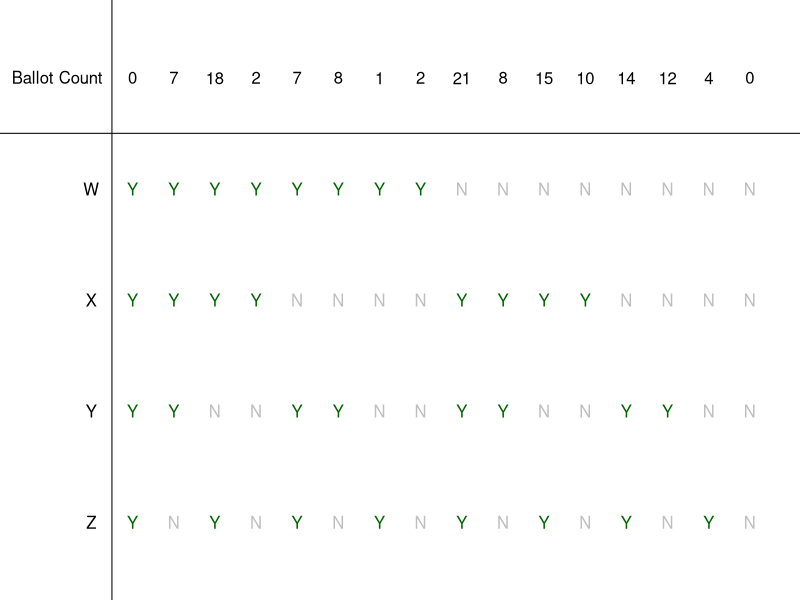
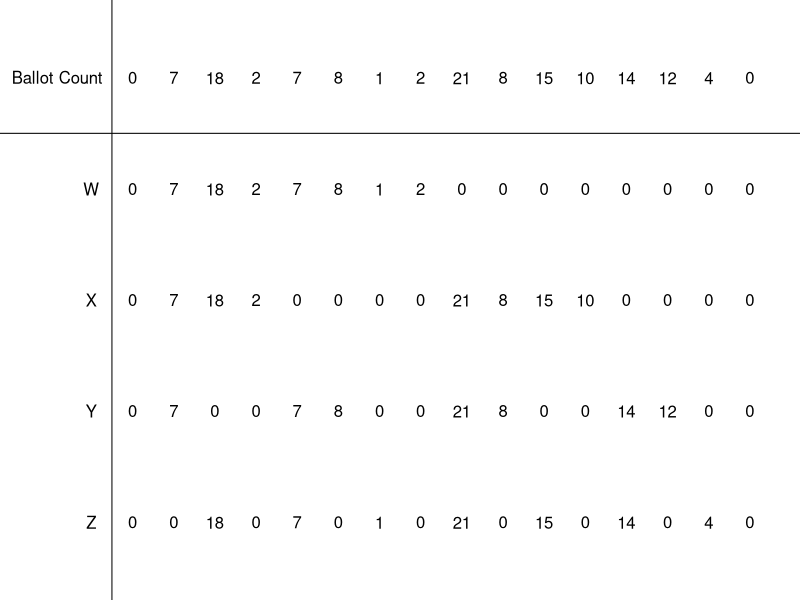

The R script that drew these images, in order:
## ---- chunk 1
# This problem assumes 4 candidates.
# 14 Yes/No ballots are represented (not all yes or all no)
# Each ballot count at top... total votes between 40 and 200

while(T){
    nv = sample(40:200,1)
    counts = c(0,diff(c(0,sort(sample(1:(nv-1),13)),nv)),0)
    ballots = list(c(1,1,1,1),
                   c(1,1,1,0),
                   c(1,1,0,1),
                   c(1,1,0,0),
                   c(1,0,1,1),
                   c(1,0,1,0),
                   c(1,0,0,1),
                   c(1,0,0,0),
                   c(0,1,1,1),
                   c(0,1,1,0),
                   c(0,1,0,1),
                   c(0,1,0,0),
                   c(0,0,1,1),
                   c(0,0,1,0),
                   c(0,0,0,1),
                   c(0,0,0,0))
    votes = rep(0,4)
    for(i in 1:16){
        votes = votes+counts[i]*ballots[[i]]
    }
    if(length(unique(votes))==4 && min(votes)>5){
        break
    }
}

extras = c(votes-1,votes+1,votes-2,votes+2,votes-3,votes+3,votes-4,votes+4)
ach = votes
ppp = 1
while(length(ach)<10){
    ppp = ppp+1
    if(ppp<10){
        ach = sort(unique(c(ach,sample(extras,1))))
    } else {
        ach = sort(unique(c(ach,sample(1:100,1))))
    }
}

cans = c("W","X","Y","Z")

sol1 = paste0(1*(ach==votes[1]),collapse="")
sol2 = paste0(1*(ach==votes[2]),collapse="")
sol3 = paste0(1*(ach==votes[3]),collapse="")
sol4 = paste0(1*(ach==votes[4]),collapse="")
sol5 = paste0(1*(max(votes)==votes),collapse="")

al1 = paste0("* ",ach,collapse="\n")
al5 = paste0("* Candidate ",cans,collapse="\n")

## ---- chunk 2
par(mar=c(0,0,0,0))
plot(0,0,"n",xlim=c(-1,16+1),ylim=c(0,4+1),axes=F,ann=F)
abline(v=1)
abline(h=4)
text(1,4+0.5,"Ballot Count",adj=1.1)
for(i in 1:4){
    text(0.5,4-i+0.5,cans[i])
}
for(j in 1:16){
    text(j+0.5,4+0.5,counts[j])
}
for(i in 1:4){
    for(j in 1:16){
        if(ballots[[j]][i]==1){
            text(j+0.5,4-i+0.5,"Y",col="darkgreen")
        } else {
            text(j+0.5,4-i+0.5,"N",col="grey")
        }
        
    }
}
## ---- chunk 3
par(mar=c(0,0,0,0))
plot(0,0,"n",xlim=c(-1,16+1),ylim=c(0,4+1),axes=F,ann=F)
abline(v=1)
abline(h=4)
text(1,4+0.5,"Ballot Count",adj=1.1)
for(i in 1:4){
    text(0.5,4-i+0.5,cans[i])
}
for(j in 1:16){
    text(j+0.5,4+0.5,counts[j])
}
for(i in 1:4){
    for(j in 1:16){
        text(j+0.5,4-i+0.5,ballots[[j]][i]*counts[j])
    }
}
